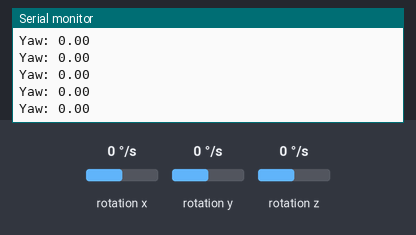
This sketch was run on a simulated Arduino Uno, built with avr-gcc and run on an emulated ATmega328P. Parts: the last lines printed to the serial monitor. Wiring (inferred from the names in the program): MPU-6050 motion sensor at I2C address 0x68. Inputs (shaded band) come from the test bench; at power-on: rotation z 0 °/s, rotation x 0 °/s, rotation y 0 °/s.

Above: at 1.2 s.
1.3 s: rotation z set to -192 °/s
At 1.43 s:
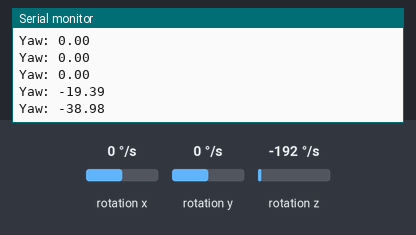
2.8 s: rotation z set to -100 °/s
At 2.85 s:
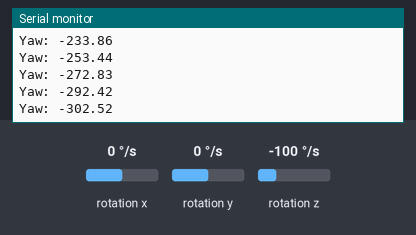
Timing chart, 0 to 5.8 s (numbered marks = the images above; inputs shaded):
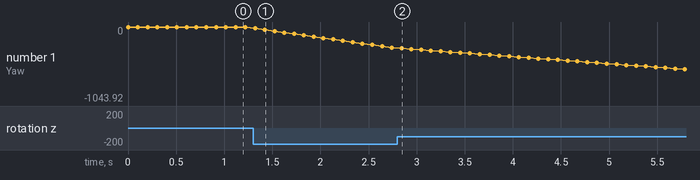

The sketch:

mpu6050_yaw.ino
```cpp
#include <Wire.h>

const int MPU6050_ADDR = 0x68;
const int PWR_MGMT_1 = 0x6B;
const int GYRO_XOUT_H = 0x43;

int16_t GyroX, GyroY, GyroZ;
float yaw, elapsedTime, currentTime, previousTime;
float gyroAngleX, gyroAngleY, gyroAngleZ;

void setup() {
  Wire.begin();
  Serial.begin(9600);

  Wire.beginTransmission(MPU6050_ADDR);
  Wire.write(PWR_MGMT_1);
  Wire.write(0);
  Wire.endTransmission(true);

  previousTime = millis();
}

void loop() {
  Wire.beginTransmission(MPU6050_ADDR);
  Wire.write(GYRO_XOUT_H);
  Wire.endTransmission(false);
  Wire.requestFrom(MPU6050_ADDR, 6, true);

  GyroX = Wire.read() << 8 | Wire.read();
  GyroY = Wire.read() << 8 | Wire.read();
  GyroZ = Wire.read() << 8 | Wire.read();

  currentTime = millis();
  elapsedTime = (currentTime - previousTime) / 1000;
  previousTime = currentTime;

  // Convert to angles (yaw)
  yaw += (GyroZ / 131.0) * elapsedTime;

  Serial.print("Yaw: ");
  Serial.println(yaw);

  delay(100);
}
```

Measured:
- after the input at 1.3 s, the serial monitor: prints a new line at once (image 1)
- plotted number 1: 0 → -292.42 after the input at 1.3 s
